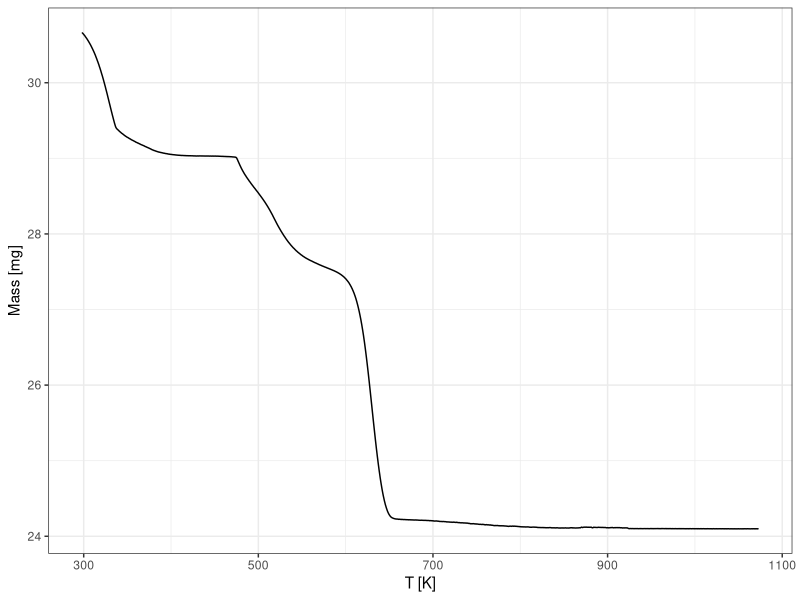
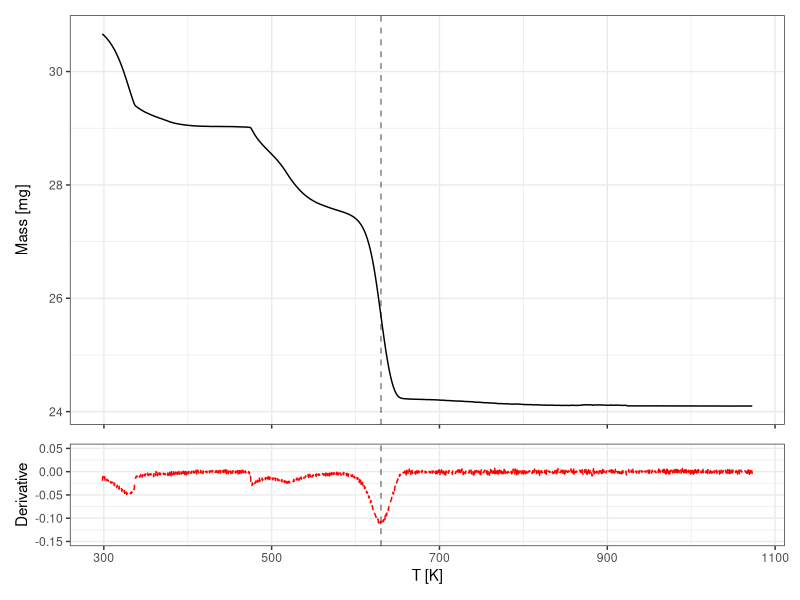

The R script that drew these images, in order:
## ---- chunk 1
library(tidyverse)
d <- read_table2("Data/ATG.txt", 
                skip=12,
                col_names=c("Index", "t", "Ts", "Tr", "Value"), 
                n_max=4088)
## ---- chunk 2
# Remove data from the temperature decrease
d <- d %>% filter(t < t[which.max(Tr)])
# remove repeated data at the beginning
d <- d %>% slice(sum(Tr==25):n())
# Define nice axis labels with the units
# Convert degrees Celsius to Kelvins
P <- d %>% 
    ggplot(aes(x = Tr+273.15, y = Value)) +
        geom_line() +
        labs(x="T [K]", y="Mass [mg]") +
        theme_bw()
P
## ---- chunk 3
derivative <- function(x, y, n=1) {
    # returns d^ny/dx^n
    d <- tibble(x = x, y = y)
    for (i in 1:n) {
        x  <- d$x
        y  <- d$y
        dy <- diff(y)/diff(x) # the actual derivative
        dx <- x[-length(x)]+diff(x)/2 # centers the X values
        d  <- tibble(x = dx, y = dy)
    }
    d
}
## ---- chunk 4
# find the maximun of the derivative to find the inflexion point
dd   <- derivative(d$Tr,d$Value)
dd$x <- dd$x + 273.15 # convert to Kelvins
xmin <- dd$x[which.min(dd$y)]
xmin
# Add the derivative in a red dashed line in a panel below the previous graph
# Zoom on the data to see the variations
p2 <- ggplot(data=dd, aes(x=x, y=y), color="red") +
         geom_line(col="red", lty=2) +
         ylim(c(-.15,.05))+
         labs(x="T [K]", y="Derivative") +
         geom_vline(xintercept = xmin, lty=2, alpha=.5)+
         theme_bw()
# Remove the x label of the top panel and have the same x axis for both panels
p1 <- P + geom_vline(xintercept = xmin, lty=2, alpha=.5)+
         theme_bw() +
         theme(axis.title.x=element_blank(),
               axis.text.x=element_blank())
## ---- chunk 5
library(patchwork)
p1/p2+ plot_layout(heights = c(4, 1))
